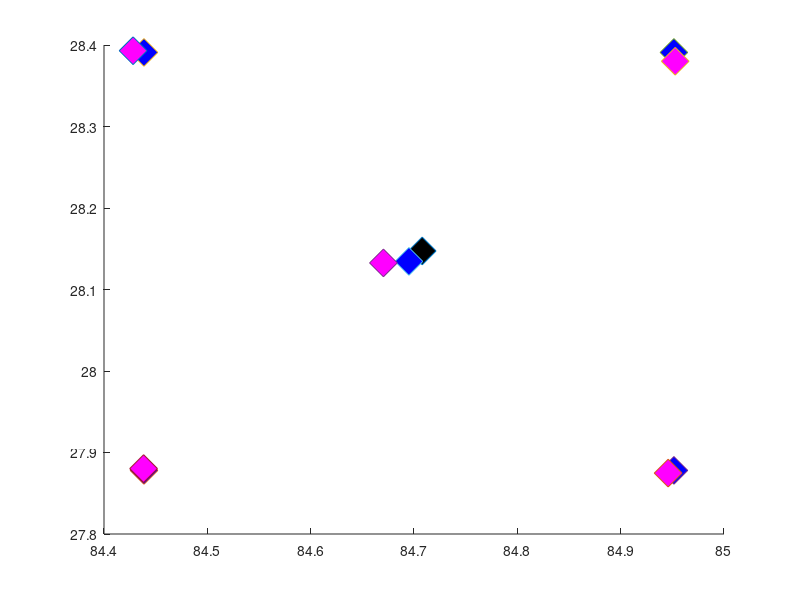

Recreate this plot in MATLAB.
ep_lat = 28.1473; 
ep_lon = 84.7079;
bparea_span = [-0.5, 0.5; -0.5, 0.5];
bpgrid_x_vec = linspace(ep_lon + bparea_span(1, 1), ep_lon + bparea_span(1,2), 40);
bpgrid_y_vec = linspace(ep_lat + bparea_span(2, 1), ep_lat + bparea_span(2, 2), 40);
x_origin_10 = bpgrid_x_vec(10);
y_origin_10 = bpgrid_y_vec(10);
x_origin_30 = bpgrid_x_vec(30);
y_origin_30 = bpgrid_y_vec(30);
x_origin_20 = bpgrid_x_vec(20);
y_origin_20 = bpgrid_y_vec(20);
x_origin_ep = 0.5*(bpgrid_x_vec(20)+bpgrid_x_vec(21));
y_origin_ep = 0.5*(bpgrid_y_vec(20)+bpgrid_y_vec(21));
figure;
hold on;
plot(ep_lon, ep_lat, 'd', 'MarkerSize', 20,'MarkerFaceColor', 'k');
plot(x_origin_10, y_origin_10, 'd', 'MarkerSize', 20,'MarkerFaceColor', 'b');
plot(x_origin_10, y_origin_30, 'd', 'MarkerSize', 20,'MarkerFaceColor', 'b');
plot(x_origin_30, y_origin_10, 'd', 'MarkerSize', 20,'MarkerFaceColor', 'b');
plot(x_origin_30, y_origin_30, 'd', 'MarkerSize', 20,'MarkerFaceColor', 'b');
plot(x_origin_20, y_origin_20, 'd', 'MarkerSize', 20,'MarkerFaceColor', 'b');


%bp_test_x = 84.72365; center
%bp_test_y = 28.1391;
%bp_test_x = 85.14576; %11 31

%bp_test_y = 27.58971;
% bp_test_x = 85.48077; +-0.5 resultc
% bp_test_y = 27.49618;

%bp_test_x = 85.22667;
%bp_test_y = 27.6239;
a_1010 = importdata('logfile_eutest_x10y10_dip20.dat');
[b, in] = max(a_1010(:, 4));
bp_test_y_1010 = a_1010(in, 2); % 28.60331;
bp_test_x_1010 = a_1010(in, 3); % 84.16469;
plot(bp_test_x_1010, bp_test_y_1010, 'd', 'MarkerSize', 20,'MarkerFaceColor', 'm');

a_1030 = importdata('logfile_eutest_x10y30_dip20.dat');
[b, in] = max(a_1030(:, 4));
bp_test_y_1030 = a_1030(in, 2);
bp_test_x_1030 = a_1030(in, 3);
plot(bp_test_x_1030, bp_test_y_1030, 'd', 'MarkerSize', 20, 'MarkerFaceColor', 'm');

a_3010 = importdata('logfile_eutest_x30y10_dip20.dat');
[b, in] = max(a_3010(:, 4));
bp_test_y_3010 = a_3010(in, 2);
bp_test_x_3010 = a_3010(in, 3);
plot(bp_test_x_3010, bp_test_y_3010, 'd', 'MarkerSize', 20, 'MarkerFaceColor', 'm');

a_3030 = importdata('logfile_eutest_x30y30_dip20.dat');
[b, in] = max(a_3030(:, 4));
bp_test_y_3030 = a_3030(in, 2);
bp_test_x_3030 = a_3030(in, 3);
plot(bp_test_x_3030, bp_test_y_3030, 'd', 'MarkerSize', 20, 'MarkerFaceColor', 'm');

a_2020 = importdata('logfile_eutest_x20y20_dip20.dat');
[b, in] = max(a_2020(:, 4));
bp_test_y_2020 = a_2020(in, 2);
bp_test_x_2020 = a_2020(in, 3);
plot(bp_test_x_2020, bp_test_y_2020, 'd', 'MarkerSize', 20, 'MarkerFaceColor', 'm');
